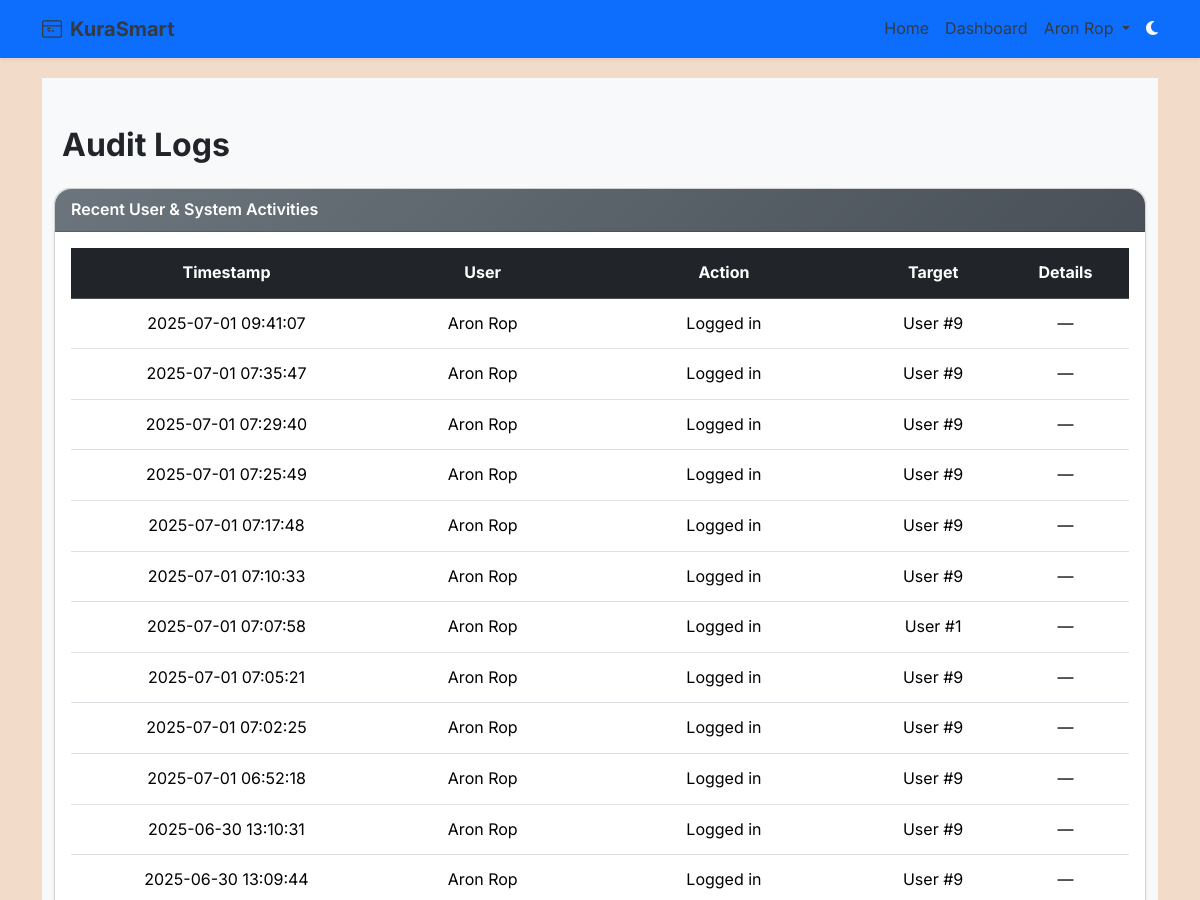
Page /admin/audit-logs (signed in, upper part) on the earlier database version.
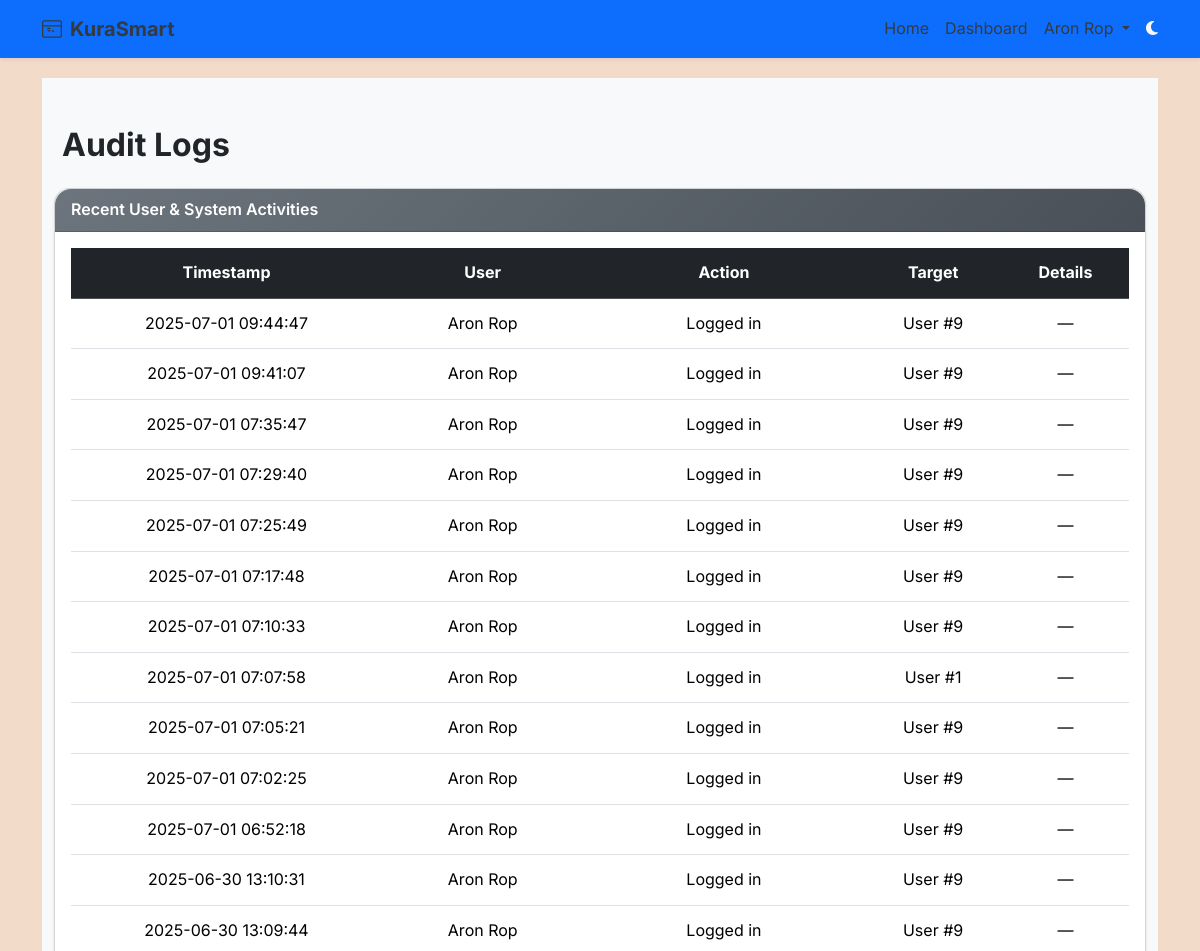
Same page on the later database version.
### app/models.py (models this page shows, shortened)
class User(db.Model, UserMixin):
    __tablename__ = 'users'
    id = db.Column(db.Integer, primary_key=True)
    email = db.Column(db.String(120), unique=True, nullable=False, index=True)
    full_name = db.Column(db.String(120), nullable=False)
    username = db.Column(db.String(80), unique=True, nullable=True)  # Informal only
    password_hash = db.Column(db.String(128), nullable=False)
    voting_type = db.Column(db.String(10), nullable=False, default="informal")  # 'formal' or 'informal'
    national_id = db.Column(db.String(20), unique=True, nullable=True)
    dob = db.Column(db.Date, nullable=True)
    gender = db.Column(db.String(10), nullable=True)
    county = db.Column(db.String(100), nullable=True)
    sub_county = db.Column(db.String(100), nullable=True)
    division = db.Column(db.String(100), nullable=True)
    location = db.Column(db.String(100), nullable=True)
    sub_location = db.Column(db.String(100), nullable=True)
    profile_image_url = db.Column(db.String(255), nullable=True)
    is_verified = db.Column(db.Boolean, default=False, index=True)
    is_superadmin = db.Column(db.Boolean, default=False)
    role = db.Column(db.Enum(UserRole), default=UserRole.voter, nullable=False, index=True)
    created_at = db.Column(db.DateTime, default=datetime.utcnow)
    candidates = db.relationship('Candidate', back_populates='user', lazy='dynamic')
    verification_requests = db.relationship('VerificationRequest', back_populates='user', lazy='dynamic')
    votes = db.relationship('Vote', back_populates='voter', lazy='dynamic')

class AuditLog(db.Model):
    __tablename__ = 'audit_logs'
    id = db.Column(db.Integer, primary_key=True)
    user_id = db.Column(db.Integer, db.ForeignKey('users.id'), nullable=False)
    action = db.Column(db.String(255), nullable=False)
    target_type = db.Column(db.String(50))
    target_id = db.Column(db.Integer)
    timestamp = db.Column(db.DateTime, default=datetime.utcnow)
    details = db.Column(db.Text)
    user = db.relationship('User', backref='audit_logs')

### app/routes/web_auth.py (the view)
@admin_web_bp.route('/audit-logs')
@login_required
@superadmin_required
def audit_logs():
    try:
        logs = AuditLog.query.order_by(AuditLog.timestamp.desc()).limit(100).all()
        return render_template('admin/audit_logs.html', logs=logs)
    except Exception as e:
        flash(f"Error loading audit logs: {e}", "danger")
        return redirect(url_for('admin_web.dashboard'))

### app/context_processors.py (called while the page is built)
def inject_unread_notifs():
    if current_user.is_authenticated:
        count = Notification.query.filter_by(read=False).count()
    else:
        count = 0
    return {'unread_count': count}

### app/templates/admin/audit_logs.html (shortened to what this page needs)
{% extends "base.html" %}
{% block content %}
<div class="manage-elections-background py-5">
  <div class="container" data-aos="fade-up">
    <h2 class="mb-4 fw-bold">Audit Logs</h2>
    <div class="card shadow-sm rounded-4" data-aos="fade-left">
      <div class="card-header bg-gradient-secondary text-white fw-semibold rounded-top-4">Recent User & System Activities</div>
      <div class="card-body">
        {% if logs %}
        <div class="table-responsive">
          <table class="table align-middle table-hover text-center">
            <thead class="table-dark">
              <tr>
                <th>Timestamp</th>
                <th>User</th>
                <th>Action</th>
                <th>Target</th>
                <th>Details</th>
              </tr>
            </thead>
            <tbody>
              {% for log in logs %}
              <tr data-aos="fade-up" data-aos-delay="{{ loop.index * 50 }}">
                <td>{{ log.timestamp.strftime('%Y-%m-%d %H:%M:%S') }}</td>
                <td>{{ log.user.full_name }}</td>
                <td>{{ log.action }}</td>
                <td>
                  {% if log.target_type %}
                    {{ log.target_type }} #{{ log.target_id }}
                  {% else %}
                    —
                  {% endif %}
                </td>
                <td>{{ log.details or '—' }}</td>
              </tr>
              {% endfor %}
            </tbody>
          </table>
        </div>
        {% else %}
        <p class="text-center text-muted">No audit logs available.</p>
        {% endif %}
      </div>
    </div>
  </div>
</div>
{% endblock %}

### app/templates/base.html (shortened to what this page needs)
<!DOCTYPE html>
<html lang="en" data-bs-theme="auto">
<head>
    <link rel="stylesheet" href="https://cdn.jsdelivr.net/npm/bootstrap@5.3.3/dist/css/bootstrap.min.css">
    <link rel="stylesheet" href="https://cdn.jsdelivr.net/npm/aos@2.3.4/dist/aos.css">
    <link rel="stylesheet" href="{{ url_for('static', filename='styles.css') }}">
</head>
<body class="text-dark d-flex flex-column min-vh-100"
      style="font-family: 'Inter', sans-serif; line-height: 1.6; background-color: #F3DBCA;">
    <nav class="navbar navbar-expand-lg navbar-dark bg-primary sticky-top shadow-sm">
        <div class="container">
            <a class="navbar-brand fw-bold d-flex align-items-center gap-2" href="{{ url_for('main.index') }}">
                KuraSmart
              </a>
            <div class="collapse navbar-collapse" id="navCollapse">
                <ul class="navbar-nav ms-auto mb-2 mb-lg-0">
                    <li class="nav-item">
                        <a class="nav-link {% if request.endpoint == 'main.index' %}active{% endif %}" href="{{ url_for('main.index') }}">Home</a>
                    </li>
                    {% if current_user.is_authenticated %}
                        <li class="nav-item">
                            <a class="nav-link {% if request.endpoint == 'dashboard.dashboard' %}active{% endif %}" href="{{ url_for('dashboard.dashboard') }}">Dashboard</a>
                        </li>
                        <li class="nav-item dropdown">
                            <a class="nav-link dropdown-toggle" href="#" id="userMenu" role="button" data-bs-toggle="dropdown">
                                {{ current_user.full_name }}
                            </a>
                        </li>
                    {% endif %}
                </ul>
                <span id="theme-toggle" class="text-light ms-2" title="Toggle theme" style="cursor: pointer;">
                    <i class="fas fa-moon"></i>
                  </span>
            </div>
        </div>
    </nav>
    <main class="container py-1 flex-grow-1">
        {% block content %}{% endblock %}
    </main>
  <link
    rel="stylesheet"
    href="https://cdnjs.cloudflare.com/ajax/libs/font-awesome/6.5.0/css/all.min.css"
  />
</body>
</html>

### app/static/styles.css (style rules this page uses)
body { font-family: 'Segoe UI', Tahoma, Geneva, Verdana, sans-serif; background-color: #f8f9fa; margin: 0; padding: 0; }
.navbar-brand { font-weight: bold; color: #343a40 !important; }
.navbar-nav .nav-item .nav-link { color: #343a40; }

### app/templates/admin/audit_logs.html (style rules this page uses)
.manage-elections-background { background: #f8f9fb; min-height: 100vh; }
.bg-gradient-secondary { background: linear-gradient(135deg, #6c757d, #495057); }
.card { border-radius: 0.75rem; }
.table td, .table th { vertical-align: middle; padding: 0.75rem; }

### app/templates/base.html (style rules this page uses)
body { margin: 0; padding-bottom: 60px; font-family: Arial, sans-serif; }

Differences in the rows shown:
added AuditLog: timestamp "2025-07-01 09:44:47", user.full_name "Aron Rop", action "Logged in", target_type "User", target_id "9", details "—"
